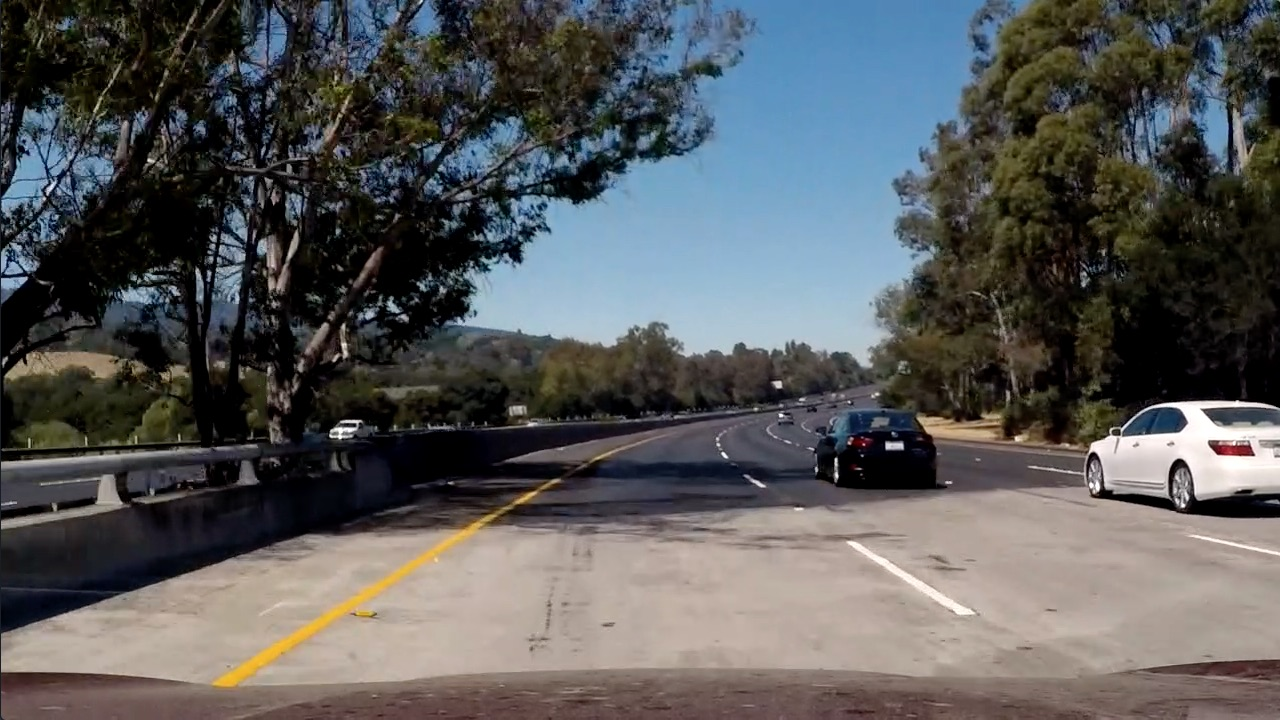
#> input picture practice/color-shadow-example.jpg, 1280 x 720 px
$ python untitled0.py   (older library calls are emulated)
#> lines starting #> are read from the running program, lines starting #| are printed output that depends on the picture; after the words box and inside, x2 and y2 are one past the last pixel; in counts of white or black regions, pixels touching at a corner belong together
# -*- coding: utf-8 -*-
"""
Created on Tue Dec 19 13:38:41 2017

@author: Haoyu
"""

import numpy as np
import cv2
import matplotlib.pyplot as plt
import matplotlib.image as mpimg
import pickle

# Read in an image and grayscale it
image = mpimg.imread('color-shadow-example.jpg')
#> image is the input picture: shape (720, 1280, 3); mean R, G, B 88.5, 89.3, 89.8


def abs_sobel_thresh(img, orient='x', sobel_kernel=3, thresh=(0, 255)):
    #gray = cv2.cvtColor(img,cv2.COLOR_RGB2GRAY)
    gray = img
    if orient=='x':
        sobel = cv2.Sobel(gray,cv2.CV_64F,1,0,ksize=sobel_kernel)
    if orient=='y':
        sobel = cv2.Sobel(gray,cv2.CV_64F,1,0,ksize=sobel_kernel)
    abs_sobel = np.absolute(sobel)
    scaled_sobel = np.uint8(255*abs_sobel/np.max(abs_sobel))
    sxbinary = np.zeros_like(scaled_sobel)
    sxbinary[(scaled_sobel >= thresh[0]) & (scaled_sobel <= thresh[1])] = 1
    grad_binary = sxbinary # Remove this line
    return grad_binary

def mag_thresh(img, sobel_kernel=3, mag_thresh=(0, 255)):
    gray = cv2.cvtColor(img,cv2.COLOR_RGB2GRAY)
    sobelx = cv2.Sobel(gray,cv2.CV_64F,1,0,ksize=sobel_kernel)
    sobely = cv2.Sobel(gray,cv2.CV_64F,0,1,ksize=sobel_kernel)
    abs_sobelxy = np.sqrt(sobelx*sobelx+sobely*sobely)
    scaled_sobel = np.uint8(255*abs_sobelxy/np.max(abs_sobelxy))
    mag_binary = np.zeros_like(scaled_sobel)
    mag_binary[(scaled_sobel >= mag_thresh[0]) & (scaled_sobel <= mag_thresh[1])] = 1
    return mag_binary

def dir_threshold(img, sobel_kernel=3, thresh=(0, np.pi/2)):
    gray = cv2.cvtColor(img,cv2.COLOR_RGB2GRAY)
    sobelx = cv2.Sobel(gray,cv2.CV_64F,1,0,ksize=sobel_kernel)
    sobely = cv2.Sobel(gray,cv2.CV_64F,0,1,ksize=sobel_kernel)
    abs_sobelx = np.absolute(sobelx)
    abs_sobely = np.absolute(sobely)
    grad_dir = np.arctan2(abs_sobely, abs_sobelx)
    #scaled_grad_dir = np.uint8(255*grad_dir/np.max(grad_dir))
    scaled_grad_dir = grad_dir
    binary_output = np.zeros_like(scaled_grad_dir)
    binary_output[(scaled_grad_dir >= thresh[0]) & (scaled_grad_dir <= thresh[1])] = 1
    return binary_output

def hls_select(img, thresh=(0, 255)):
    hls = cv2.cvtColor(img,cv2.COLOR_RGB2HLS)
    s = hls[:,:,2]
    #enalbe the following line for .png images
    #s = np.uint8(255*s/np.max(s))
    binary_output = np.zeros_like(s)
    binary_output[(s>thresh[0])&(s<=thresh[1])] = 1
    return binary_output

# Choose a Sobel kernel size
ksize = 5 # Choose a larger odd number to smooth gradient measurements

# Apply each of the thresholding functions
image_r = image[:,:,0]
gradx = abs_sobel_thresh(image_r, orient='x', sobel_kernel=ksize, thresh=(20, 100))
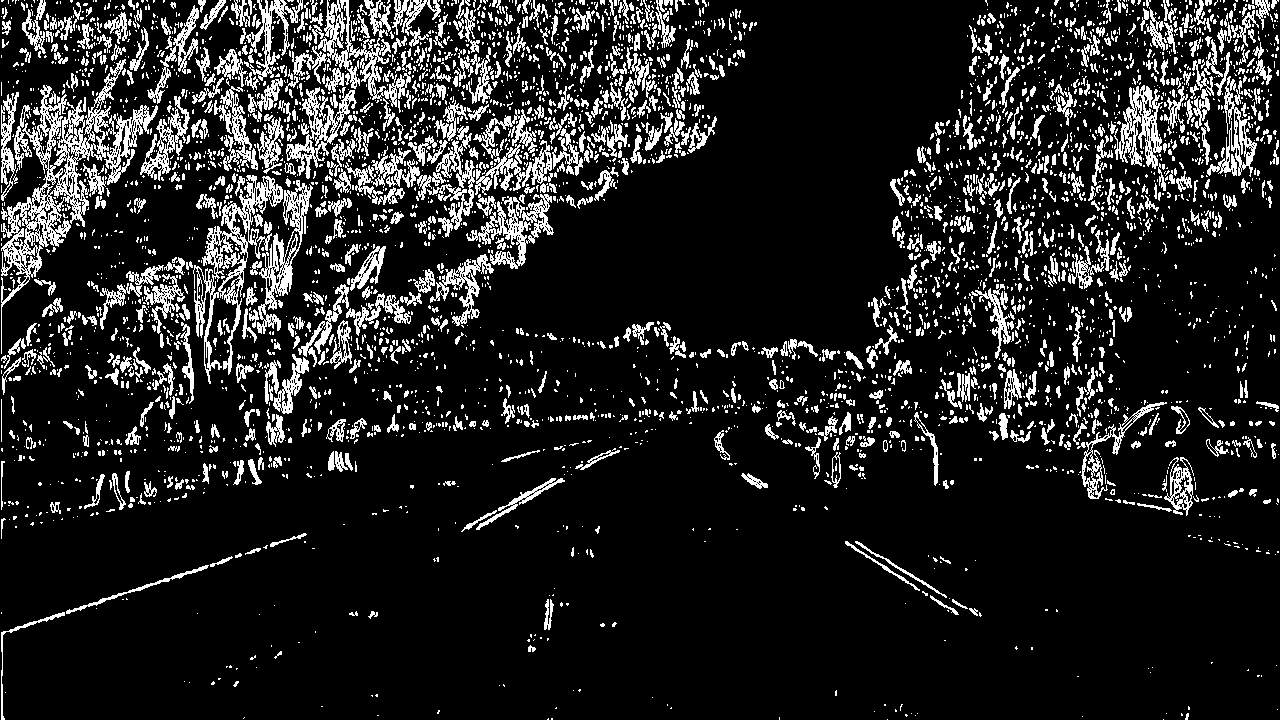
#> gradx: shape (720, 1280); values 0 (black) and 1 (white), 13.6% white in thin lines or dots
grady = abs_sobel_thresh(image, orient='y', sobel_kernel=ksize, thresh=(20, 100))
mag_binary = mag_thresh(image, sobel_kernel=ksize, mag_thresh=(50, 255))
#> mag_binary: shape (720, 1280); values 0 (black) and 1 (white), 7.1% white in thin lines or dots
dir_binary = dir_threshold(image, sobel_kernel=ksize, thresh=(0.7, 1.3))
#> in dir_threshold, `grad_dir = np.arctan2(abs_sobely, abs_sobelx)`:
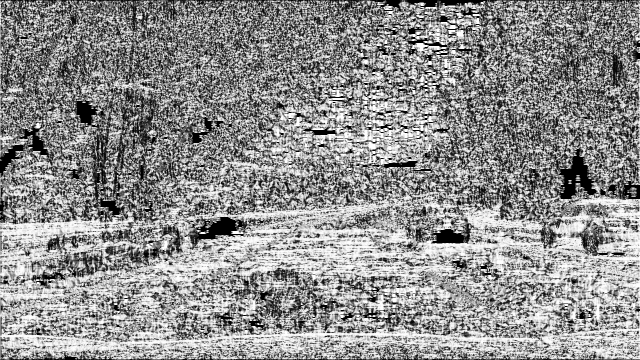
#> grad_dir: shape (720, 1280) float64 (shown at 1/2 size); min 0, max 1.57, mean 0.883; drawn with min black and max white
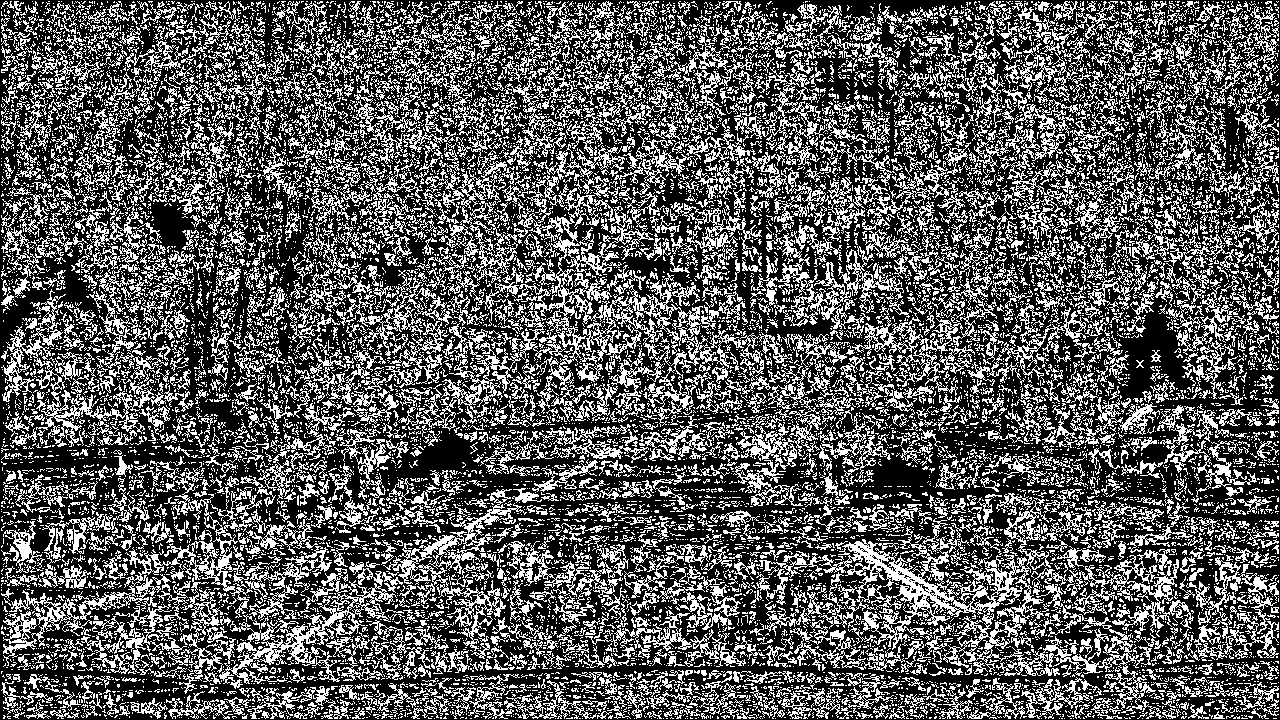
#> dir_binary: shape (720, 1280) float64; values 0 (black) and 1 (white), 35.1% white in thin lines or dots
s_binary = hls_select(image,thresh=(170,255))
#> in hls_select, `s = hls[:,:,2]`:
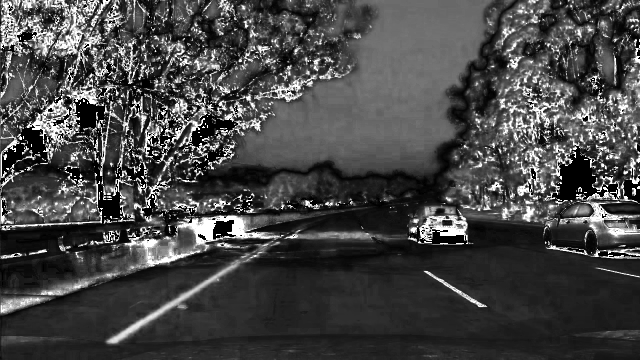
#> s: shape (720, 1280) (shown at 1/2 size); min 0, max 255, mean 70.1
#> s_binary: shape (720, 1280); values 0 (black) and 1 (white), 8.8% white; 3550 white regions (2963 under 20 px), largest, box (x1, y1, x2, y2) and area: (350, 430, 567, 492) 4084, (54, 188, 160, 293) 2880, (838, 430, 936, 488) 2456
#stack. first will be green, second will be blue
color_binary = np.dstack(( np.zeros_like(gradx), gradx, s_binary)) * 255

combined = np.zeros_like(s_binary)
combined[(s_binary==1)|(gradx==1)] = 1

# Plot the result
f, (ax1, ax2, ax3) = plt.subplots(3, 1, figsize=(24, 9))
f.tight_layout()
ax1.imshow(image)
ax1.set_title('Original Image', fontsize=20)
ax2.imshow(gradx, cmap='gray')
ax2.set_title('Gradient Thresh', fontsize=20)
ax3.imshow(s_binary, cmap='gray')
ax3.set_title('S Channel Thresh', fontsize=20)
#plt.subplots_adjust(left=0., right=1, top=0.9, bottom=0.)

f, (ax1, ax2) = plt.subplots(2, 1, figsize=(24, 9))
f.tight_layout()
ax1.imshow(color_binary)
ax1.set_title('color_binary', fontsize=20)
ax2.imshow(combined, cmap='gray')
ax2.set_title('Combined S channel & gradient', fontsize=20)
plt.subplots_adjust(left=0., right=1, top=0.9, bottom=0.)

histogram = np.sum(combined[combined.shape[0]//2:,:], axis=0)
plt.plot(histogram)
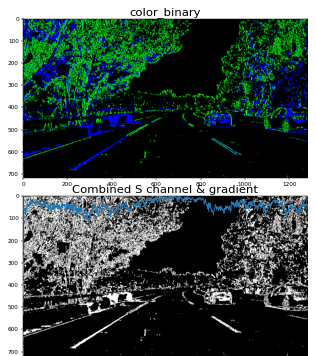
#> figure drawn by matplotlib, 2 panels

$ run again, with practice/signs_vehicles_xygrad.jpg copied over practice/color-shadow-example.jpg
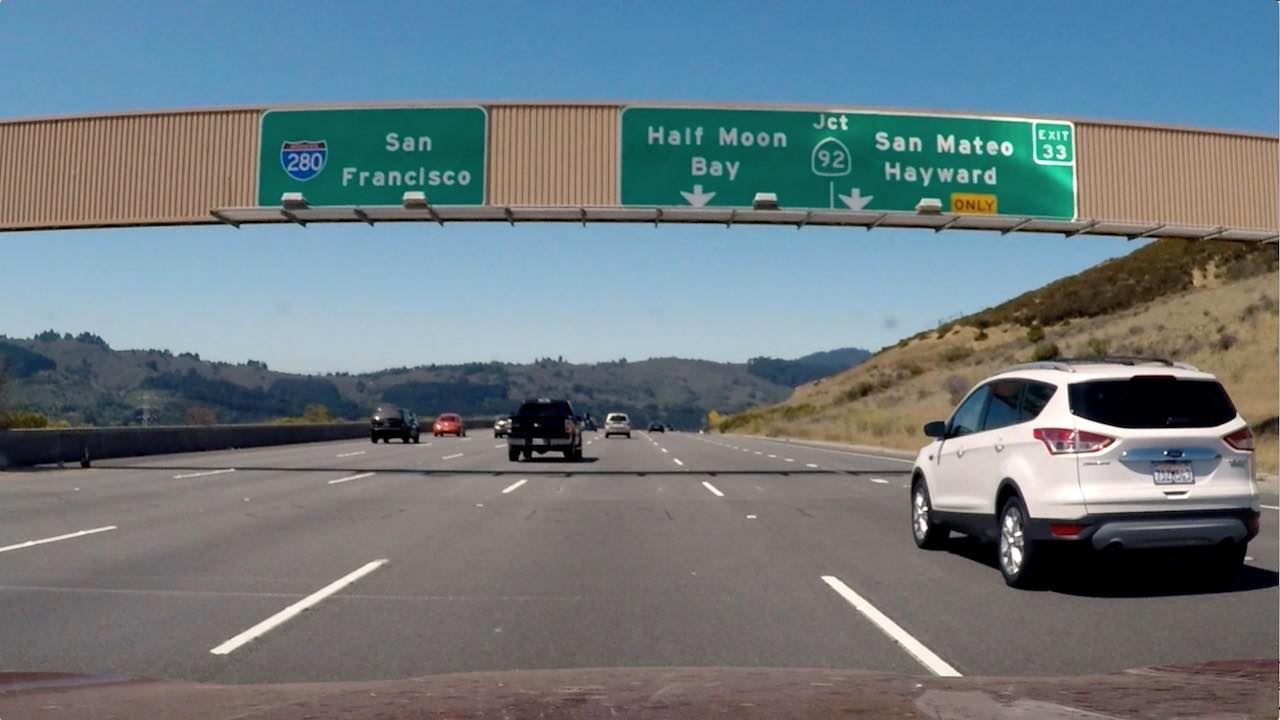
#> input picture practice/signs_vehicles_xygrad.jpg, 1280 x 720 px
#> image is the input picture: shape (720, 1280, 3) float32; mean R, G, B 0.428, 0.477, 0.5
#> `gradx = abs_sobel_thresh(image_r, orient='x', sobel_kernel=ksize, thre..`:
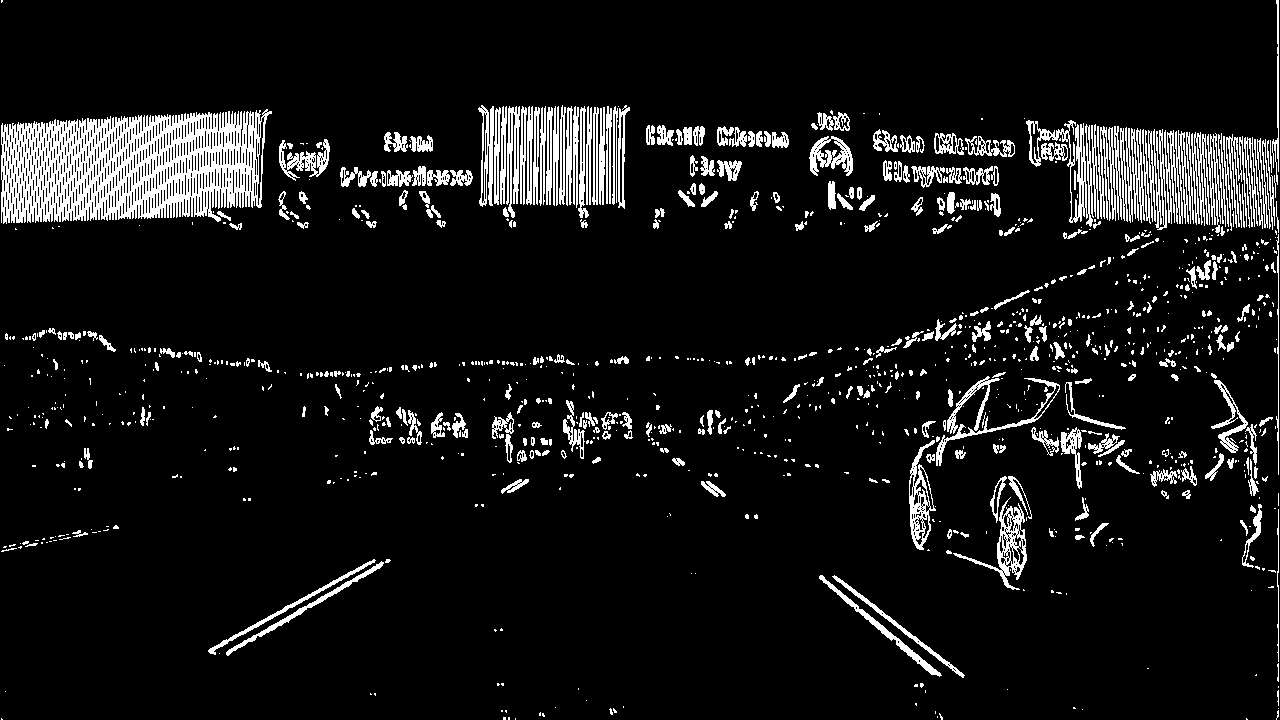
#> gradx: shape (720, 1280); values 0 (black) and 1 (white), 8.6% white; 1189 white regions (825 under 20 px), largest, box (x1, y1, x2, y2) and area: (1, 109, 272, 224) 20216, (1026, 120, 1094, 227) 1751, (953, 497, 1027, 590) 1369
#> abs_sobel: shape (720, 1280, 3) float64
#> mag_binary: shape (720, 1280); values 0 (black) and 1 (white), 6.2% white; 1007 white regions (789 under 20 px), largest, box (x1, y1, x2, y2) and area: (0, 107, 1278, 262) 7416, (0, 411, 836, 474) 5001, (909, 368, 1280, 599) 4621
#> dir_binary: shape (720, 1280) float64; values 0 (black) and 1 (white), 30% white in thin lines or dots
#> hls: shape (720, 1280, 3) float32; mean of channels 0, 1, 2 120.3, 0.5, 0.3
#> s_binary: shape (720, 1280) float32; every value is 0
#> `plt.plot(histogram)`:
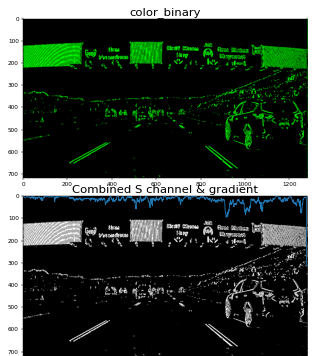
#> figure drawn by matplotlib, 2 panels

$ run again, with practice/test6.jpg copied over practice/color-shadow-example.jpg
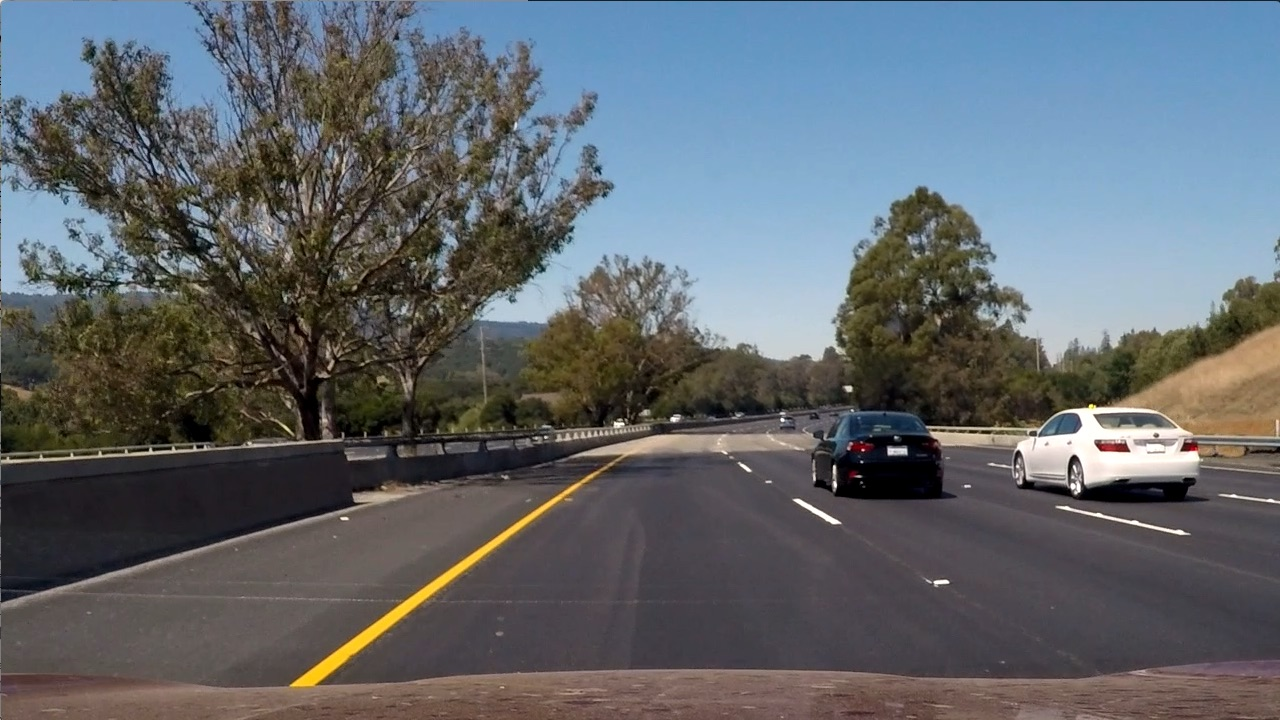
#> input picture practice/test6.jpg, 1280 x 720 px
#> image is the input picture: shape (720, 1280, 3); mean R, G, B 97, 102.6, 107.9
#> `gradx = abs_sobel_thresh(image_r, orient='x', sobel_kernel=ksize, thre..`:
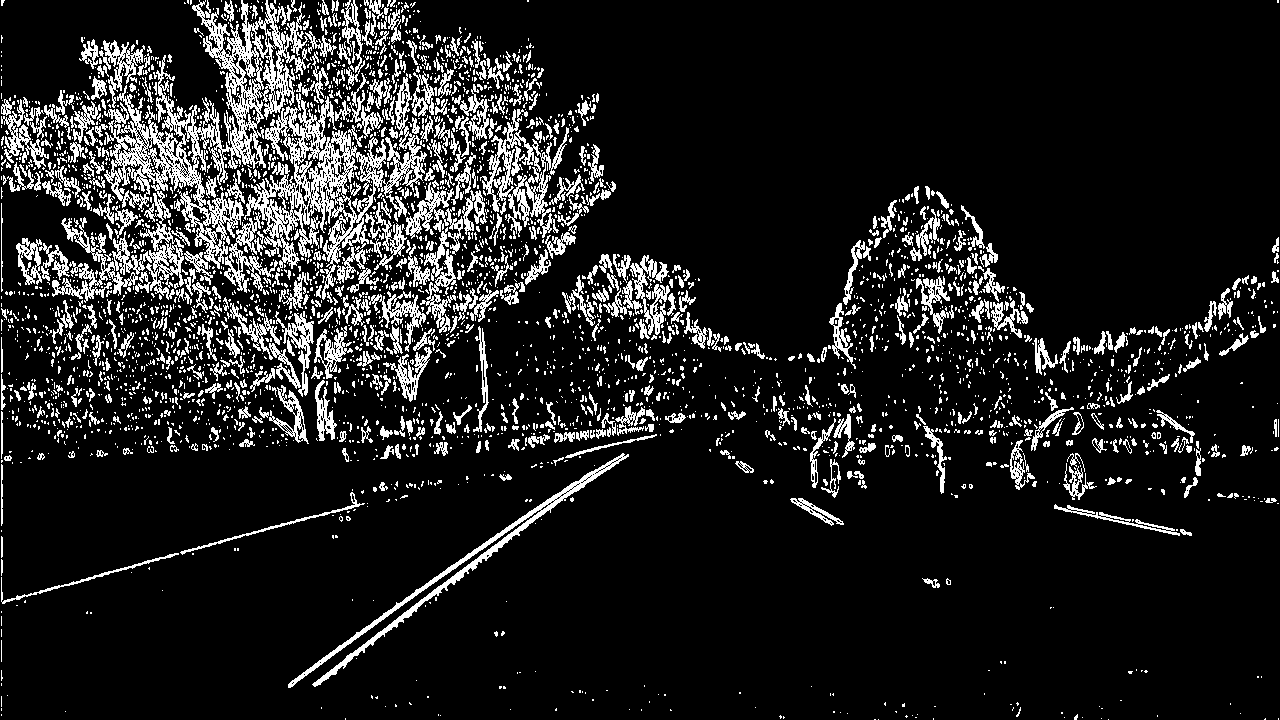
#> gradx: shape (720, 1280); values 0 (black) and 1 (white), 12.6% white in thin lines or dots
#> abs_sobel: shape (720, 1280, 3) float64
#> mag_binary: shape (720, 1280); values 0 (black) and 1 (white), 7.6% white in thin lines or dots
#> dir_binary: shape (720, 1280) float64; values 0 (black) and 1 (white), 36.5% white in thin lines or dots
#> hls: shape (720, 1280, 3); mean of channels 0, 1, 2 76.7, 102.2, 57.5
#> s_binary: shape (720, 1280); values 0 (black) and 1 (white), 2.1% white; 1313 white regions (1218 under 20 px), largest, box (x1, y1, x2, y2) and area: (1035, 401, 1199, 478) 3418, (290, 484, 580, 687) 3277, (835, 453, 941, 499) 1871
#> `plt.plot(histogram)`:
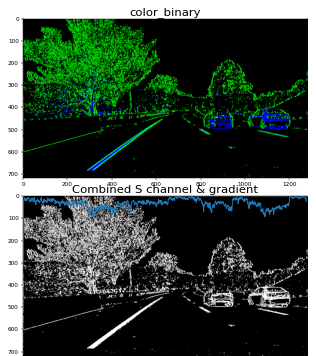
#> figure drawn by matplotlib, 2 panels
